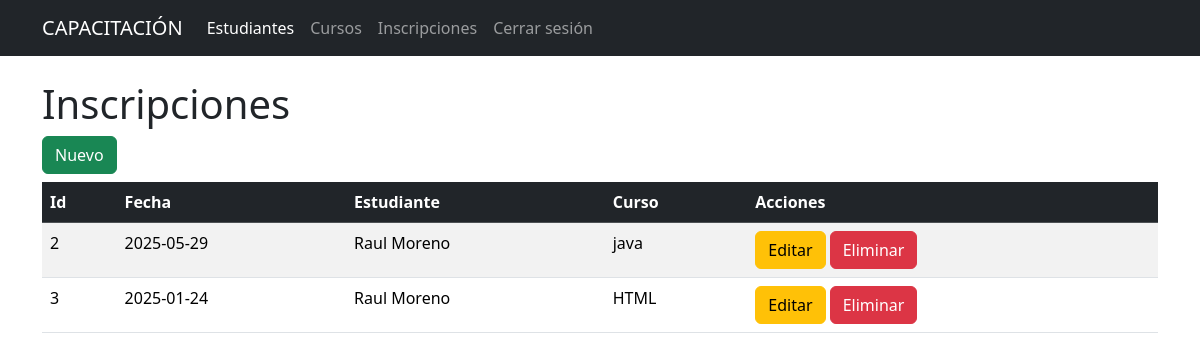
/inscripciones (signed in), run on the app's committed database.
### tables this page shows
CREATE TABLE inscripciones (
            id INTEGER PRIMARY KEY AUTOINCREMENT,
            fecha TEXT NOT NULL,
            estudiante_id INTEGER NOT NULL,
            curso_id INTEGER NOT NULL,
            FOREIGN KEY (estudiante_id) REFERENCES estudiantes(id),
            FOREIGN KEY (curso_id) REFERENCES cursos(id)
        );

CREATE TABLE cursos (
            id INTEGER PRIMARY KEY AUTOINCREMENT,
            descripcion TEXT NOT NULL,
            horas INTEGER NOT NULL
        );

### app.py (the view)
@app.route("/inscripciones")
@login_required
def inscripciones():
    conn = get_db_connection()
    inscripciones = conn.execute("""
        SELECT i.id,
               i.fecha,
               e.nombre || ' ' || e.apellidos as estudiantes,
               c.descripcion as curso
        FROM inscripciones i
        JOIN estudiantes e ON i.estudiante_id = e.id
        JOIN cursos c ON i.curso_id = c.id
    """).fetchall()
    conn.close()
    return render_template('inscripciones.html', inscripciones=inscripciones)

### app.py (called while the page is built)
def get_db_connection():
    conn = sqlite3.connect('bd_instituto.db')
    conn.row_factory = sqlite3.Row
    return conn

@login_manager.user_loader
def load_user(user_id):
    return User.get_by_id(user_id)

    @staticmethod
    def get_by_id(user_id):
        conn = get_db_connection()
        user = conn.execute('SELECT * FROM users WHERE id = ?', (user_id,)).fetchone()
        conn.close()
        if user:
            return User(user['id'], user['username'], user['password'], user['name'], user['email'])
        return None

### templates/inscripciones.html
{% extends "base.html" %}
{% block content %}
<h1>Inscripciones</h1>
<a href="{{ url_for('nueva_inscripcion')}}" class="btn btn-success mb-2">Nuevo</a>
<table class="table table-striped tavle-hover">
    <thead class="table-dark">
        <tr>
            <th>Id</th>
            <th>Fecha</th>
            <th>Estudiante</th>
            <th>Curso</th>
            <th>Acciones</th>
        </tr>
    </thead>
    <tbody>
        {% for item in inscripciones %}
        <tr>
            <td>{{ item.id }}</td>
            <td>{{ item.fecha }}</td>
            <td>{{ item.estudiantes }}</td>
            <td>{{ item.curso }}</td>
            <td>
                <a href="{{ url_for('editar_inscripcion', id=item.id) }}" class="btn btn-warning">Editar</a>
                <a href="{{ url_for('eliminar_inscripcion',id=item.id)}}" class="btn btn-danger" onclick="return(confirm('estas seguro ??'))">Eliminar</a>
            </td>
        </tr>
        {% endfor %}
    </tbody>
</table>
{% endblock %}

### data on the page
inscripciones: id "2", fecha "2025-05-29", estudiantes "Raul Moreno", curso "java"
inscripciones: id "3", fecha "2025-01-24", estudiantes "Raul Moreno", curso "HTML"
